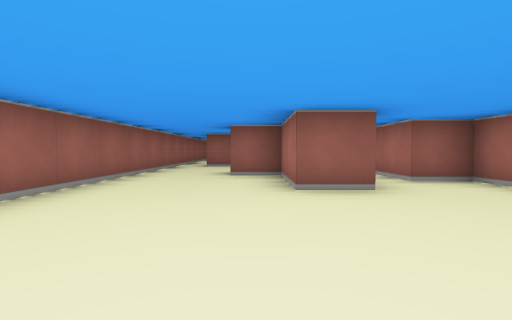
view 1 (above)

16 first-person views from a walk through a cub3D ray-caster map. The camera is about half as high as the walls, tilts 2° down and sees 85° across. The floor is counted in squares. Each view is taken from the middle of a square. On the plan, view 1 faces up. The plan holds only what a view shows up to about 9 squares ahead; the rest is blank.

view 2
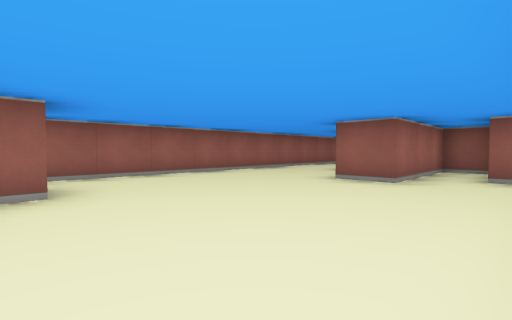

view 3
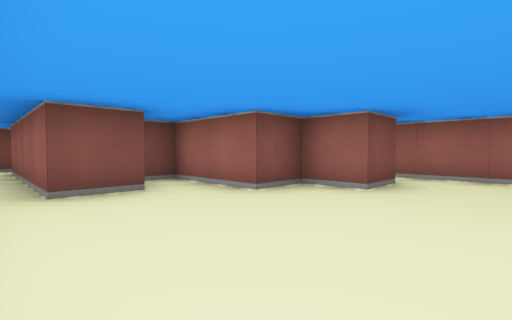

view 4
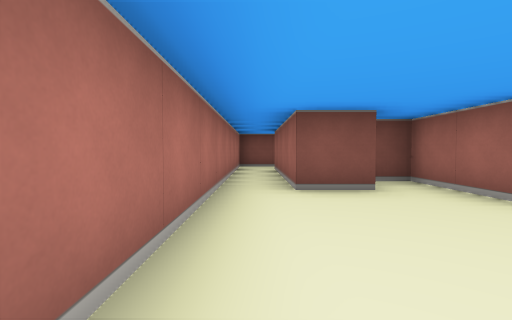

view 5
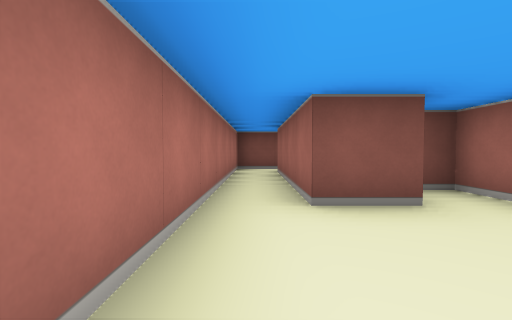

view 6
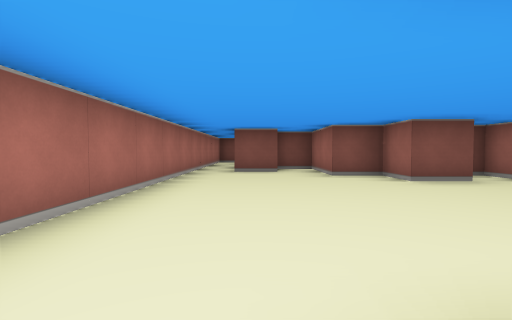

view 7
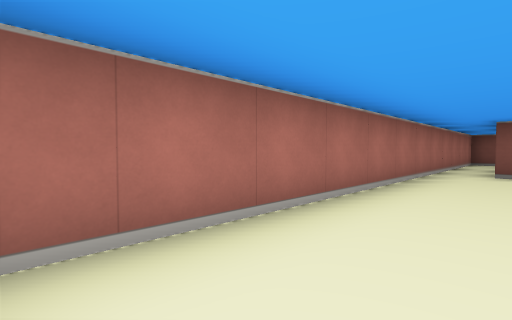

view 8
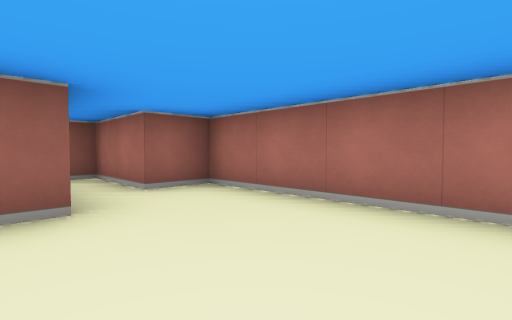

view 9
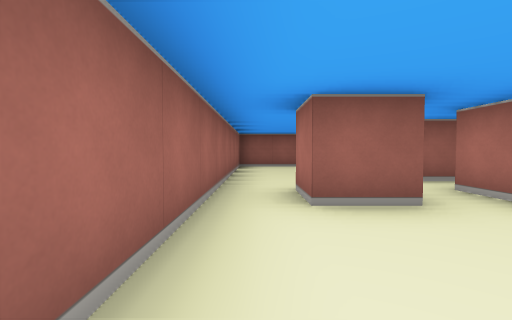

view 10
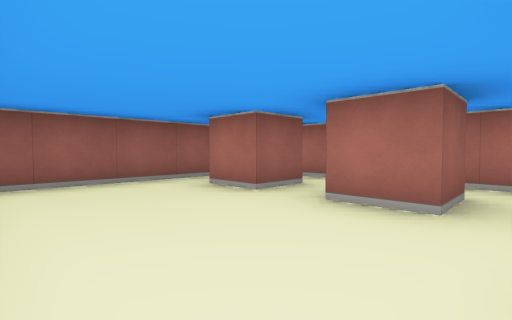

view 11
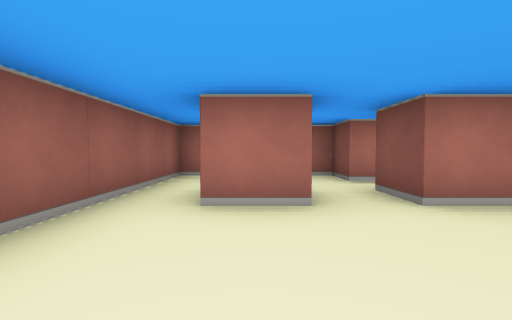

view 12
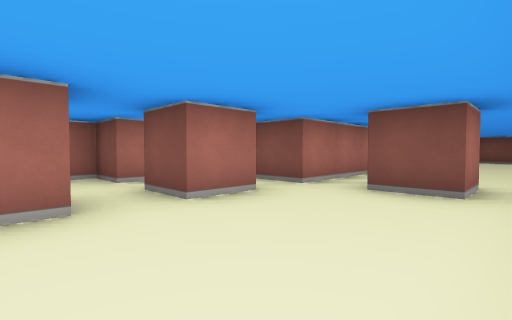

view 13
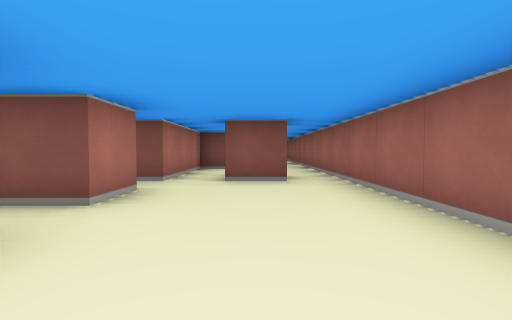

view 14
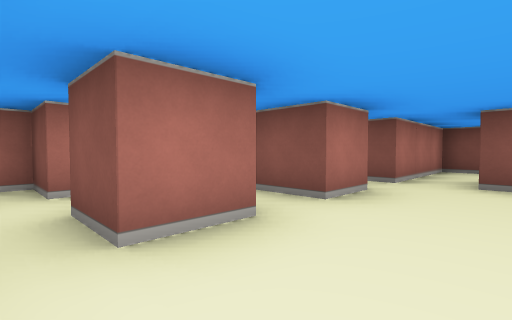

view 15
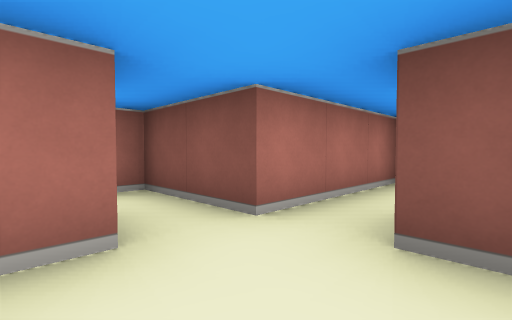

view 16
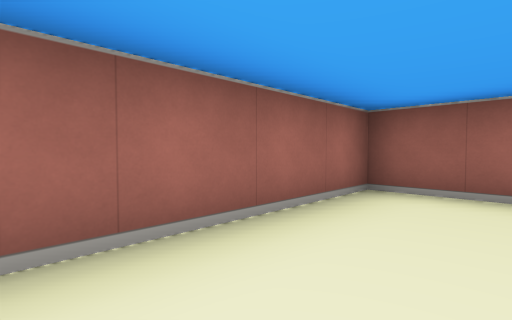

### Floor plan
Ten units are one square. View 1 is at (0, 0); x grows to the right and y downward. Boxes are objects, and circles mark ways between rooms. Rooms are numbered by the first view taken in them; rooms with no view inside come last. Other rooms are left out.
<svg viewBox="-30 -150 70 230">
<path fill="none" stroke="#000" d="M-16 5 -5 5 -5 15 5 15 5 35 15 35M14 25 25 25 25 65M-25 -55 -25 15M24 75 35 75 35 -45 25 -45 25 -65 15 -65 15 -35 5 -35 5 -55 -5 -55M16 -105 5 -105 5 -115 15 -115M15 -125 5 -125 5 -135 15 -135M-4 -85 -15 -85 -15 -95 -5 -95M25 -126 25 -135 35 -135 35 -145 -25 -145 -25 -55M-2 -65 5 -65 5 -95 25 -95 25 -115 35 -115 35 -120"/>
<circle cx="-15" cy="-50" r="3" fill="#2a7"/>
<text x="10" y="-10">1</text>
<text x="0" y="-110">2</text>
</svg>
Room 1 opens to room 2.

Where each view was taken, in squares from view 1:
view 1: 0 up, 0 right, facing up
view 2: 1 down, 3 right, facing up-left
view 3: 1 up, 3 right, facing down-left
view 4: 1 up, 3 right, facing down
view 5: 0 up, 3 right, facing down
view 6: 4 up, 2 right, facing down
view 7: 4 up, 2 right, facing down-right
view 8: 1 up, 1 right, facing up-right
view 9: 6 up, 2 left, facing up
view 10: 10 up, 2 left, facing up-right
view 11: 13 up, 2 left, facing right
view 12: 13 up, 2 left, facing down-right
view 13: 14 up, 1 left, facing down
view 14: 14 up, 1 left, facing down-right
view 15: 11 up, 1 left, facing down-right
view 16: 11 up, 1 left, facing up-left
